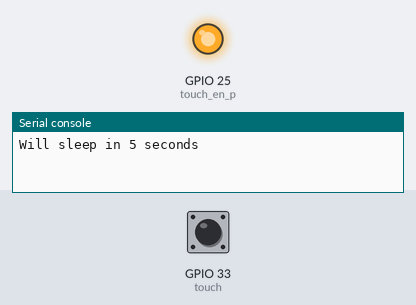
Simulated run of this program. Board: ESP32 board running MicroPython. Parts: output pins drawn as LEDs (lit = HIGH), the last lines printed to the serial console. Inputs (shaded band) come from the test bench; at power-on: GPIO 33 (touch) LOW. Deep sleep restarts the program when it ends.

Above: at 4.2 s.
4.3 s: GPIO 33 (touch) pulled HIGH for 1 s
At 11.7 s:
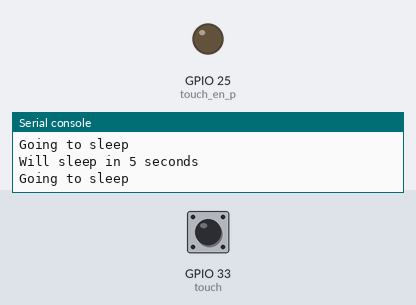
Timing chart, 0 to 13.2 s (numbered marks = the images above; inputs shaded):
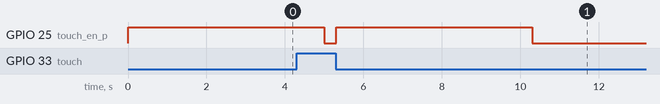

The program:

ttp223_deepsleep_example.py
```python
from machine import Pin, deepsleep
from time import sleep
import esp32

touch_en_p = 25
touch_p = 33

touch = Pin(touch_p, Pin.IN)
Pin(touch_en_p, Pin.OUT, Pin.PULL_HOLD, value=1)

esp32.wake_on_ext0(pin=touch, level=esp32.WAKEUP_ANY_HIGH)
print("Will sleep in 5 seconds")
sleep(5)
print("Going to sleep")
deepsleep()
```
